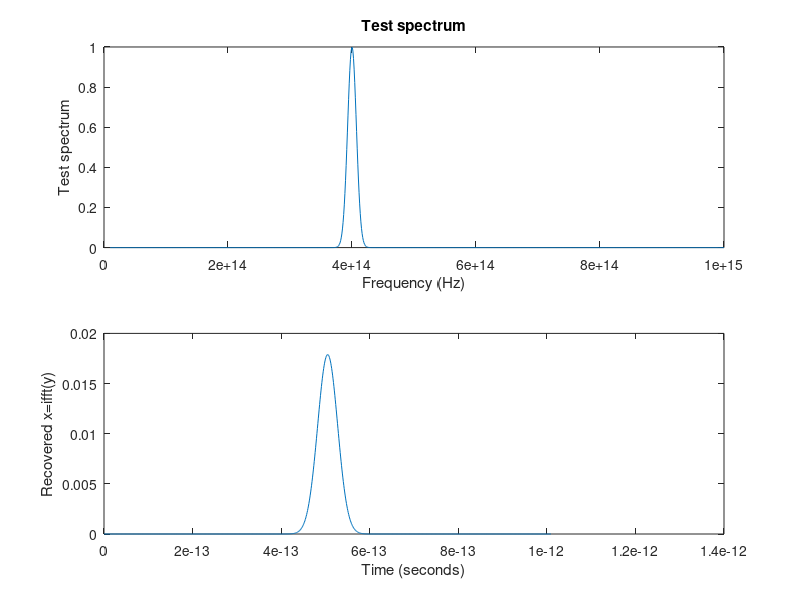

Reproduce this figure in MATLAB.
clear all
clc

n=1000;
f=linspace(1e13,10e14,n);
df=(max(f)-min(f))/n;

y=exp(-(abs(f-4e14)).^2/(4*(0.5e13^2)));
figure
subplot(2,1,1)
plot(f,y)
title('Test spectrum')
xlabel('Frequency (Hz)')
ylabel('Test spectrum')

t=(0:length(f)-1)/(n*df);
x=ifft(y);
subplot(2,1,2)
plot(t,abs(ifftshift(x)))
xlabel('Time (seconds)')
ylabel('Recovered x=ifft(y)')